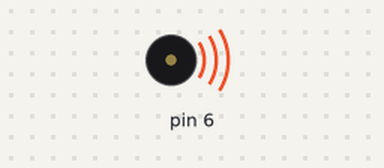
Recording of a sketch running on a simulated Arduino Uno, built with avr-gcc and run on an emulated ATmega328P. Parts: buzzer (waves = sounding).

Above: at 0.2 s.
At 3.0 s:
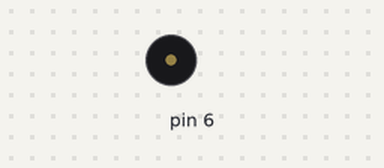
Timing chart, 0 to 7.4 s (numbered marks = the images above):
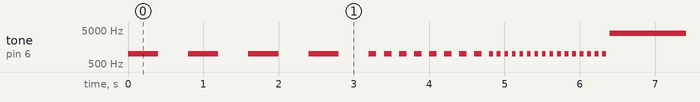

Measured:
- by itself, tone on pin 6: plays 1000 Hz for 0.40 s, 1000 Hz for 0.40 s, 1000 Hz for 0.40 s, 1000 Hz for 0.40 s, 1000 Hz for 0.10 s, 1000 Hz for 0.10 s … (330 notes in this stretch)

The sketch:

tone.ino
```cpp
void setup() {
  // put your setup code here, to run once:

}

void loop() {

int i;  // put your main code here, to run repeatedly:
for (i=1;i<=4;i++){
  ekpat();
}
for (i=1;i<=8;i++){
duppat();
}
for (i=1;i<=16;i++){
  chaupat();
}
tone(6,4000);
delay(5000);

}

void ekpat(){
  tone (6, 1000);
delay(400);
noTone(6);
delay(400);
}

void duppat(){
tone (6, 1000);
delay(100);
noTone(6);
delay(100);
}

void chaupat(){
  tone (6, 1000);
delay(50);
noTone(6);
delay(50);
}
```
